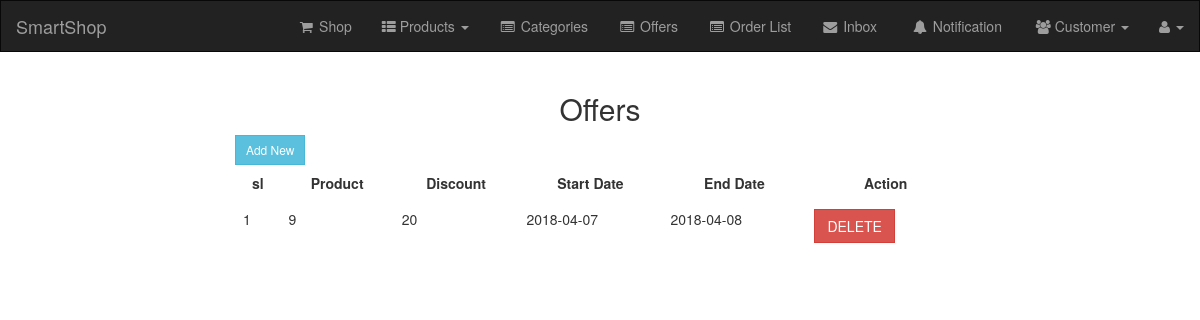
/admin/offer.php, run on the app's committed database.
### tables this page shows
CREATE TABLE `offers` (
  `sl` int(11) NOT NULL,
  `start_date` date NOT NULL,
  `end_date` date NOT NULL,
  `discount` float NOT NULL,
  `product_sl` int(11) NOT NULL
);

### admin/offer.php (the view, shortened to what this page needs)
<?php
require 'header.php';
require '../db/dbcon.php';
?>
    <?php
$sql = "select * from offers";
$result = mysqli_query($conn, $sql);
?>
<div class="container">
    <div class="col-sm-8 col-sm-offset-2">
        <h2 class="text-center">Offers</h2>
        <button class="btn btn-sm btn-info" id="new">Add New</button>
        <table class="table table-responsive">
            <tr class="text-center">
                <td><b>sl</b></td>
                <td><b>Product</b></td>
                <td><b>Discount</b></td>
                <td><b>Start Date</b></td>
                <td><b>End Date</b></td>
                <td><b>Action</b></td>
            </tr>
            <?php
            $c = 0;
            while ($row = mysqli_fetch_array($result)) {
                ?>
                <tr>
                    <td><?php echo ++$c; ?></td>
                    <td><?php
            echo $row[0];
                ?></td>
                    <td><?php echo $row['discount']; ?></td>
                    <td><?php echo $row['start_date'] ?></td>
                    <td><?php echo $row['end_date'] ?></td>
                    <td>
                        <a class="btn btn-danger" href="offer.php?<?php echo "sl=" . $row['sl'] . "&action=delete&product_sl=" . $row['product_sl']; ?>">DELETE</a>
                    </td>
                </tr>
            <?php } ?>
        </table>
    </div>
</div>

### admin/admin.css (style rules this page uses)
.table tr th,.table tr td { border-top: unset !important; }

### admin/header.php (style rules this page uses)
.btn { border-radius: 0px; }

### admin/offer.php (style rules this page uses)
.table tr th,.table tr td { border-top: unset !important; }

### data on the page
offers: sl "9", discount "20", start_date "2018-04-07", end_date "2018-04-08"
